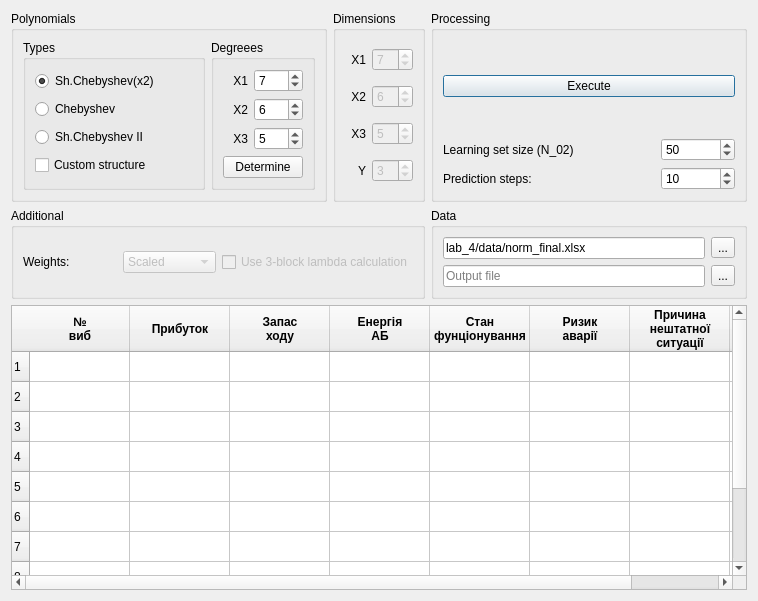
<?xml version="1.0" encoding="UTF-8"?>
<ui version="4.0">
 <class>Form</class>
 <widget class="QWidget" name="Form">
  <property name="geometry">
   <rect>
    <x>0</x>
    <y>0</y>
    <width>758</width>
    <height>601</height>
   </rect>
  </property>
  <property name="windowTitle">
   <string>Form1</string>
  </property>
  <layout class="QGridLayout" name="gridLayout_2" rowstretch="0,0,0" columnstretch="0,0,0">
   <item row="0" column="0">
    <widget class="QGroupBox" name="groupBox_5">
     <property name="title">
      <string>Polynomials</string>
     </property>
     <layout class="QHBoxLayout" name="horizontalLayout">
      <item>
       <widget class="QGroupBox" name="groupBox_3">
        <property name="sizePolicy">
         <sizepolicy hsizetype="MinimumExpanding" vsizetype="Preferred">
          <horstretch>0</horstretch>
          <verstretch>0</verstretch>
         </sizepolicy>
        </property>
        <property name="title">
         <string>Types</string>
        </property>
        <layout class="QVBoxLayout" name="verticalLayout">
         <item>
          <widget class="QRadioButton" name="radio_sh_cheb">
           <property name="text">
            <string>Sh.Chebyshev(x2)</string>
           </property>
           <property name="checked">
            <bool>true</bool>
           </property>
          </widget>
         </item>
         <item>
          <widget class="QRadioButton" name="radio_cheb">
           <property name="text">
            <string>Chebyshev</string>
           </property>
          </widget>
         </item>
         <item>
          <widget class="QRadioButton" name="radio_sh_cheb_2">
           <property name="text">
            <string>Sh.Chebyshev II</string>
           </property>
          </widget>
         </item>
         <item>
          <widget class="QCheckBox" name="custom_check">
           <property name="text">
            <string>Custom structure</string>
           </property>
          </widget>
         </item>
        </layout>
       </widget>
      </item>
      <item>
       <widget class="QGroupBox" name="groupBox_4">
        <property name="sizePolicy">
         <sizepolicy hsizetype="Fixed" vsizetype="Preferred">
          <horstretch>0</horstretch>
          <verstretch>0</verstretch>
         </sizepolicy>
        </property>
        <property name="title">
         <string>Degreees</string>
        </property>
        <layout class="QGridLayout" name="gridLayout_4" columnstretch="1,2">
         <item row="0" column="0">
          <widget class="QLabel" name="label_6">
           <property name="text">
            <string>X1</string>
           </property>
           <property name="alignment">
            <set>Qt::AlignRight|Qt::AlignTrailing|Qt::AlignVCenter</set>
           </property>
          </widget>
         </item>
         <item row="2" column="1">
          <widget class="QSpinBox" name="x3_deg">
           <property name="value">
            <number>5</number>
           </property>
          </widget>
         </item>
         <item row="2" column="0">
          <widget class="QLabel" name="label_7">
           <property name="text">
            <string>X3</string>
           </property>
           <property name="alignment">
            <set>Qt::AlignRight|Qt::AlignTrailing|Qt::AlignVCenter</set>
           </property>
          </widget>
         </item>
         <item row="1" column="1">
          <widget class="QSpinBox" name="x2_deg">
           <property name="value">
            <number>6</number>
           </property>
          </widget>
         </item>
         <item row="1" column="0">
          <widget class="QLabel" name="label_8">
           <property name="text">
            <string>X2</string>
           </property>
           <property name="alignment">
            <set>Qt::AlignRight|Qt::AlignTrailing|Qt::AlignVCenter</set>
           </property>
          </widget>
         </item>
         <item row="0" column="1">
          <widget class="QSpinBox" name="x1_deg">
           <property name="value">
            <number>7</number>
           </property>
          </widget>
         </item>
         <item row="3" column="0" colspan="2">
          <widget class="QPushButton" name="bruteforce_btn">
           <property name="enabled">
            <bool>true</bool>
           </property>
           <property name="text">
            <string>Determine</string>
           </property>
          </widget>
         </item>
        </layout>
       </widget>
      </item>
     </layout>
    </widget>
   </item>
   <item row="0" column="1">
    <widget class="QGroupBox" name="groupBox_2">
     <property name="sizePolicy">
      <sizepolicy hsizetype="Fixed" vsizetype="Preferred">
       <horstretch>0</horstretch>
       <verstretch>0</verstretch>
      </sizepolicy>
     </property>
     <property name="title">
      <string>Dimensions</string>
     </property>
     <layout class="QGridLayout" name="gridLayout_3">
      <item row="2" column="0">
       <widget class="QLabel" name="label_4">
        <property name="text">
         <string>X3</string>
        </property>
        <property name="alignment">
         <set>Qt::AlignRight|Qt::AlignTrailing|Qt::AlignVCenter</set>
        </property>
       </widget>
      </item>
      <item row="0" column="1">
       <widget class="QSpinBox" name="x1_dim">
        <property name="enabled">
         <bool>false</bool>
        </property>
        <property name="value">
         <number>7</number>
        </property>
       </widget>
      </item>
      <item row="0" column="0">
       <widget class="QLabel" name="label_2">
        <property name="text">
         <string>X1</string>
        </property>
        <property name="alignment">
         <set>Qt::AlignRight|Qt::AlignTrailing|Qt::AlignVCenter</set>
        </property>
       </widget>
      </item>
      <item row="3" column="1">
       <widget class="QSpinBox" name="y_dim">
        <property name="enabled">
         <bool>false</bool>
        </property>
        <property name="value">
         <number>3</number>
        </property>
       </widget>
      </item>
      <item row="1" column="0">
       <widget class="QLabel" name="label_3">
        <property name="text">
         <string>X2</string>
        </property>
        <property name="alignment">
         <set>Qt::AlignRight|Qt::AlignTrailing|Qt::AlignVCenter</set>
        </property>
       </widget>
      </item>
      <item row="3" column="0">
       <widget class="QLabel" name="label_5">
        <property name="text">
         <string>Y</string>
        </property>
        <property name="alignment">
         <set>Qt::AlignRight|Qt::AlignTrailing|Qt::AlignVCenter</set>
        </property>
       </widget>
      </item>
      <item row="1" column="1">
       <widget class="QSpinBox" name="x2_dim">
        <property name="enabled">
         <bool>false</bool>
        </property>
        <property name="value">
         <number>6</number>
        </property>
       </widget>
      </item>
      <item row="2" column="1">
       <widget class="QSpinBox" name="x3_dim">
        <property name="enabled">
         <bool>false</bool>
        </property>
        <property name="value">
         <number>5</number>
        </property>
       </widget>
      </item>
     </layout>
    </widget>
   </item>
   <item row="1" column="0" colspan="2">
    <widget class="QGroupBox" name="groupBox_7">
     <property name="title">
      <string>Additional</string>
     </property>
     <layout class="QHBoxLayout" name="horizontalLayout_3">
      <item>
       <widget class="QLabel" name="label_9">
        <property name="text">
         <string>Weights:</string>
        </property>
       </widget>
      </item>
      <item>
       <widget class="QComboBox" name="weights_box">
        <property name="enabled">
         <bool>false</bool>
        </property>
        <property name="currentIndex">
         <number>1</number>
        </property>
        <item>
         <property name="text">
          <string>Average</string>
         </property>
        </item>
        <item>
         <property name="text">
          <string>Scaled</string>
         </property>
        </item>
       </widget>
      </item>
      <item>
       <widget class="QCheckBox" name="lambda_check">
        <property name="enabled">
         <bool>false</bool>
        </property>
        <property name="text">
         <string>Use 3-block lambda calculation</string>
        </property>
       </widget>
      </item>
     </layout>
    </widget>
   </item>
   <item row="1" column="2">
    <widget class="QGroupBox" name="groupBox">
     <property name="title">
      <string>Data</string>
     </property>
     <layout class="QGridLayout" name="gridLayout_5">
      <item row="1" column="1">
       <widget class="QToolButton" name="select_input">
        <property name="text">
         <string>...</string>
        </property>
       </widget>
      </item>
      <item row="2" column="0">
       <widget class="QLineEdit" name="line_output">
        <property name="text">
         <string/>
        </property>
        <property name="placeholderText">
         <string>Output file</string>
        </property>
       </widget>
      </item>
      <item row="2" column="1">
       <widget class="QToolButton" name="select_output">
        <property name="text">
         <string>...</string>
        </property>
       </widget>
      </item>
      <item row="1" column="0">
       <widget class="QLineEdit" name="line_input">
        <property name="text">
         <string>lab_4/data/norm_final.xlsx</string>
        </property>
        <property name="placeholderText">
         <string>Input file</string>
        </property>
       </widget>
      </item>
     </layout>
    </widget>
   </item>
   <item row="0" column="2">
    <widget class="QGroupBox" name="groupBox_6">
     <property name="title">
      <string>Processing</string>
     </property>
     <layout class="QGridLayout" name="gridLayout">
      <item row="0" column="0" rowspan="2" colspan="3">
       <widget class="QPushButton" name="exec_button">
        <property name="text">
         <string>Execute</string>
        </property>
        <property name="default">
         <bool>true</bool>
        </property>
        <property name="flat">
         <bool>false</bool>
        </property>
       </widget>
      </item>
      <item row="3" column="2">
       <widget class="QSpinBox" name="predictBox">
        <property name="value">
         <number>10</number>
        </property>
       </widget>
      </item>
      <item row="3" column="0">
       <widget class="QLabel" name="label_10">
        <property name="text">
         <string>Prediction steps:</string>
        </property>
       </widget>
      </item>
      <item row="2" column="0">
       <widget class="QLabel" name="label">
        <property name="text">
         <string>Learning set size (N_02)</string>
        </property>
       </widget>
      </item>
      <item row="2" column="2">
       <widget class="QSpinBox" name="sample_spin">
        <property name="maximum">
         <number>999</number>
        </property>
        <property name="value">
         <number>50</number>
        </property>
       </widget>
      </item>
     </layout>
    </widget>
   </item>
   <item row="2" column="0" colspan="3">
    <widget class="QTableWidget" name="tablewidget">
     <property name="maximumSize">
      <size>
       <width>740</width>
       <height>16777215</height>
      </size>
     </property>
     <property name="rowCount">
      <number>10</number>
     </property>
     <property name="columnCount">
      <number>8</number>
     </property>
     <row/>
     <row/>
     <row/>
     <row/>
     <row/>
     <row/>
     <row/>
     <row/>
     <row/>
     <row/>
     <column>
      <property name="text">
       <string>№
виб</string>
      </property>
      <property name="font">
       <font>
        <weight>75</weight>
        <bold>true</bold>
       </font>
      </property>
     </column>
     <column>
      <property name="text">
       <string>Прибуток</string>
      </property>
      <property name="font">
       <font>
        <weight>75</weight>
        <bold>true</bold>
       </font>
      </property>
     </column>
     <column>
      <property name="text">
       <string>Запас
ходу</string>
      </property>
      <property name="font">
       <font>
        <weight>75</weight>
        <bold>true</bold>
       </font>
      </property>
     </column>
     <column>
      <property name="text">
       <string>Енергія
АБ</string>
      </property>
      <property name="font">
       <font>
        <weight>75</weight>
        <bold>true</bold>
       </font>
      </property>
     </column>
     <column>
      <property name="text">
       <string>Стан
фунціонування</string>
      </property>
      <property name="font">
       <font>
        <weight>75</weight>
        <bold>true</bold>
       </font>
      </property>
     </column>
     <column>
      <property name="text">
       <string>Ризик
аварії</string>
      </property>
      <property name="font">
       <font>
        <weight>75</weight>
        <bold>true</bold>
       </font>
      </property>
     </column>
     <column>
      <property name="text">
       <string>Причина
нештатної
ситуації</string>
      </property>
      <property name="font">
       <font>
        <weight>75</weight>
        <bold>true</bold>
       </font>
      </property>
     </column>
     <column>
      <property name="text">
       <string>Рівень
небезпеки</string>
      </property>
      <property name="font">
       <font>
        <weight>75</weight>
        <bold>true</bold>
       </font>
      </property>
     </column>
     <item row="0" column="0">
      <property name="text">
       <string/>
      </property>
      <property name="font">
       <font>
        <weight>50</weight>
        <bold>false</bold>
       </font>
      </property>
     </item>
    </widget>
   </item>
  </layout>
 </widget>
 <tabstops>
  <tabstop>radio_sh_cheb</tabstop>
  <tabstop>radio_cheb</tabstop>
  <tabstop>radio_sh_cheb_2</tabstop>
  <tabstop>x1_deg</tabstop>
  <tabstop>x2_deg</tabstop>
  <tabstop>x3_deg</tabstop>
  <tabstop>x1_dim</tabstop>
  <tabstop>x2_dim</tabstop>
  <tabstop>x3_dim</tabstop>
  <tabstop>y_dim</tabstop>
  <tabstop>line_input</tabstop>
  <tabstop>select_input</tabstop>
  <tabstop>line_output</tabstop>
  <tabstop>select_output</tabstop>
  <tabstop>exec_button</tabstop>
 </tabstops>
 <resources/>
 <connections>
  <connection>
   <sender>exec_button</sender>
   <signal>clicked()</signal>
   <receiver>Form</receiver>
   <slot>exec_clicked()</slot>
   <hints>
    <hint type="sourcelabel">
     <x>379</x>
     <y>219</y>
    </hint>
    <hint type="destinationlabel">
     <x>309</x>
     <y>199</y>
    </hint>
   </hints>
  </connection>
  <connection>
   <sender>select_input</sender>
   <signal>clicked()</signal>
   <receiver>Form</receiver>
   <slot>input_clicked()</slot>
   <hints>
    <hint type="sourcelabel">
     <x>557</x>
     <y>95</y>
    </hint>
    <hint type="destinationlabel">
     <x>309</x>
     <y>199</y>
    </hint>
   </hints>
  </connection>
  <connection>
   <sender>select_output</sender>
   <signal>clicked()</signal>
   <receiver>Form</receiver>
   <slot>output_clicked()</slot>
   <hints>
    <hint type="sourcelabel">
     <x>557</x>
     <y>136</y>
    </hint>
    <hint type="destinationlabel">
     <x>309</x>
     <y>199</y>
    </hint>
   </hints>
  </connection>
  <connection>
   <sender>x1_dim</sender>
   <signal>valueChanged(int)</signal>
   <receiver>Form</receiver>
   <slot>dimension_modified(int)</slot>
   <hints>
    <hint type="sourcelabel">
     <x>361</x>
     <y>44</y>
    </hint>
    <hint type="destinationlabel">
     <x>309</x>
     <y>199</y>
    </hint>
   </hints>
  </connection>
  <connection>
   <sender>x2_dim</sender>
   <signal>valueChanged(int)</signal>
   <receiver>Form</receiver>
   <slot>dimension_modified(int)</slot>
   <hints>
    <hint type="sourcelabel">
     <x>361</x>
     <y>78</y>
    </hint>
    <hint type="destinationlabel">
     <x>309</x>
     <y>199</y>
    </hint>
   </hints>
  </connection>
  <connection>
   <sender>x3_dim</sender>
   <signal>valueChanged(int)</signal>
   <receiver>Form</receiver>
   <slot>dimension_modified(int)</slot>
   <hints>
    <hint type="sourcelabel">
     <x>361</x>
     <y>112</y>
    </hint>
    <hint type="destinationlabel">
     <x>309</x>
     <y>199</y>
    </hint>
   </hints>
  </connection>
  <connection>
   <sender>x1_deg</sender>
   <signal>valueChanged(int)</signal>
   <receiver>Form</receiver>
   <slot>degree_modified(int)</slot>
   <hints>
    <hint type="sourcelabel">
     <x>227</x>
     <y>81</y>
    </hint>
    <hint type="destinationlabel">
     <x>309</x>
     <y>199</y>
    </hint>
   </hints>
  </connection>
  <connection>
   <sender>x2_deg</sender>
   <signal>valueChanged(int)</signal>
   <receiver>Form</receiver>
   <slot>degree_modified(int)</slot>
   <hints>
    <hint type="sourcelabel">
     <x>227</x>
     <y>131</y>
    </hint>
    <hint type="destinationlabel">
     <x>309</x>
     <y>199</y>
    </hint>
   </hints>
  </connection>
  <connection>
   <sender>x3_deg</sender>
   <signal>valueChanged(int)</signal>
   <receiver>Form</receiver>
   <slot>degree_modified(int)</slot>
   <hints>
    <hint type="sourcelabel">
     <x>279</x>
     <y>133</y>
    </hint>
    <hint type="destinationlabel">
     <x>309</x>
     <y>199</y>
    </hint>
   </hints>
  </connection>
  <connection>
   <sender>radio_sh_cheb</sender>
   <signal>toggled(bool)</signal>
   <receiver>Form</receiver>
   <slot>type_modified(bool)</slot>
   <hints>
    <hint type="sourcelabel">
     <x>86</x>
     <y>78</y>
    </hint>
    <hint type="destinationlabel">
     <x>309</x>
     <y>199</y>
    </hint>
   </hints>
  </connection>
  <connection>
   <sender>radio_sh_cheb_2</sender>
   <signal>toggled(bool)</signal>
   <receiver>Form</receiver>
   <slot>type_modified(bool)</slot>
   <hints>
    <hint type="sourcelabel">
     <x>86</x>
     <y>150</y>
    </hint>
    <hint type="destinationlabel">
     <x>309</x>
     <y>199</y>
    </hint>
   </hints>
  </connection>
  <connection>
   <sender>radio_cheb</sender>
   <signal>toggled(bool)</signal>
   <receiver>Form</receiver>
   <slot>type_modified(bool)</slot>
   <hints>
    <hint type="sourcelabel">
     <x>86</x>
     <y>114</y>
    </hint>
    <hint type="destinationlabel">
     <x>309</x>
     <y>199</y>
    </hint>
   </hints>
  </connection>
  <connection>
   <sender>Form</sender>
   <signal>output_changed(QString)</signal>
   <receiver>line_output</receiver>
   <slot>setText(QString)</slot>
   <hints>
    <hint type="sourcelabel">
     <x>309</x>
     <y>199</y>
    </hint>
    <hint type="destinationlabel">
     <x>483</x>
     <y>136</y>
    </hint>
   </hints>
  </connection>
  <connection>
   <sender>Form</sender>
   <signal>input_changed(QString)</signal>
   <receiver>line_input</receiver>
   <slot>setText(QString)</slot>
   <hints>
    <hint type="sourcelabel">
     <x>309</x>
     <y>199</y>
    </hint>
    <hint type="destinationlabel">
     <x>483</x>
     <y>95</y>
    </hint>
   </hints>
  </connection>
  <connection>
   <sender>line_input</sender>
   <signal>textChanged(QString)</signal>
   <receiver>Form</receiver>
   <slot>input_modified(QString)</slot>
   <hints>
    <hint type="sourcelabel">
     <x>483</x>
     <y>95</y>
    </hint>
    <hint type="destinationlabel">
     <x>309</x>
     <y>199</y>
    </hint>
   </hints>
  </connection>
  <connection>
   <sender>line_output</sender>
   <signal>textChanged(QString)</signal>
   <receiver>Form</receiver>
   <slot>output_modified(QString)</slot>
   <hints>
    <hint type="sourcelabel">
     <x>483</x>
     <y>136</y>
    </hint>
    <hint type="destinationlabel">
     <x>309</x>
     <y>199</y>
    </hint>
   </hints>
  </connection>
  <connection>
   <sender>lambda_check</sender>
   <signal>toggled(bool)</signal>
   <receiver>Form</receiver>
   <slot>lambda_calc_method_changed(bool)</slot>
   <hints>
    <hint type="sourcelabel">
     <x>301</x>
     <y>219</y>
    </hint>
    <hint type="destinationlabel">
     <x>309</x>
     <y>199</y>
    </hint>
   </hints>
  </connection>
  <connection>
   <sender>weights_box</sender>
   <signal>currentIndexChanged(QString)</signal>
   <receiver>Form</receiver>
   <slot>weights_modified(QString)</slot>
   <hints>
    <hint type="sourcelabel">
     <x>136</x>
     <y>220</y>
    </hint>
    <hint type="destinationlabel">
     <x>309</x>
     <y>199</y>
    </hint>
   </hints>
  </connection>
  <connection>
   <sender>y_dim</sender>
   <signal>valueChanged(int)</signal>
   <receiver>Form</receiver>
   <slot>dimension_modified(int)</slot>
   <hints>
    <hint type="sourcelabel">
     <x>378</x>
     <y>146</y>
    </hint>
    <hint type="destinationlabel">
     <x>311</x>
     <y>299</y>
    </hint>
   </hints>
  </connection>
  <connection>
   <sender>bruteforce_btn</sender>
   <signal>clicked()</signal>
   <receiver>Form</receiver>
   <slot>bruteforce_called()</slot>
   <hints>
    <hint type="sourcelabel">
     <x>267</x>
     <y>171</y>
    </hint>
    <hint type="destinationlabel">
     <x>339</x>
     <y>299</y>
    </hint>
   </hints>
  </connection>
  <connection>
   <sender>custom_check</sender>
   <signal>toggled(bool)</signal>
   <receiver>Form</receiver>
   <slot>structure_changed(bool)</slot>
   <hints>
    <hint type="sourcelabel">
     <x>111</x>
     <y>160</y>
    </hint>
    <hint type="destinationlabel">
     <x>370</x>
     <y>299</y>
    </hint>
   </hints>
  </connection>
  <connection>
   <sender>sample_spin</sender>
   <signal>valueChanged(int)</signal>
   <receiver>Form</receiver>
   <slot>samples_modified(int)</slot>
   <hints>
    <hint type="sourcelabel">
     <x>568</x>
     <y>53</y>
    </hint>
    <hint type="destinationlabel">
     <x>309</x>
     <y>199</y>
    </hint>
   </hints>
  </connection>
 </connections>
 <slots>
  <signal>input_changed(QString)</signal>
  <signal>output_changed(QString)</signal>
  <signal>x1_dim_changed(int)</signal>
  <signal>x2_dim_changed(int)</signal>
  <signal>x3_dim_changed(int)</signal>
  <signal>x1_deg_changed(int)</signal>
  <signal>x2_deg_changed(int)</signal>
  <signal>x3_deg_changed(int)</signal>
  <signal>type_cheb()</signal>
  <signal>type_lege()</signal>
  <signal>type_lagg()</signal>
  <signal>type_herm()</signal>
  <slot>input_clicked()</slot>
  <slot>output_clicked()</slot>
  <slot>samples_modified(int)</slot>
  <slot>dimension_modified(int)</slot>
  <slot>degree_modified(int)</slot>
  <slot>type_modified(bool)</slot>
  <slot>plot_clicked()</slot>
  <slot>exec_clicked()</slot>
  <slot>input_modified(QString)</slot>
  <slot>output_modified(QString)</slot>
  <slot>weights_modified(QString)</slot>
  <slot>lambda_calc_method_changed(bool)</slot>
  <slot>bruteforce_called()</slot>
  <slot>structure_changed(bool)</slot>
 </slots>
</ui>
